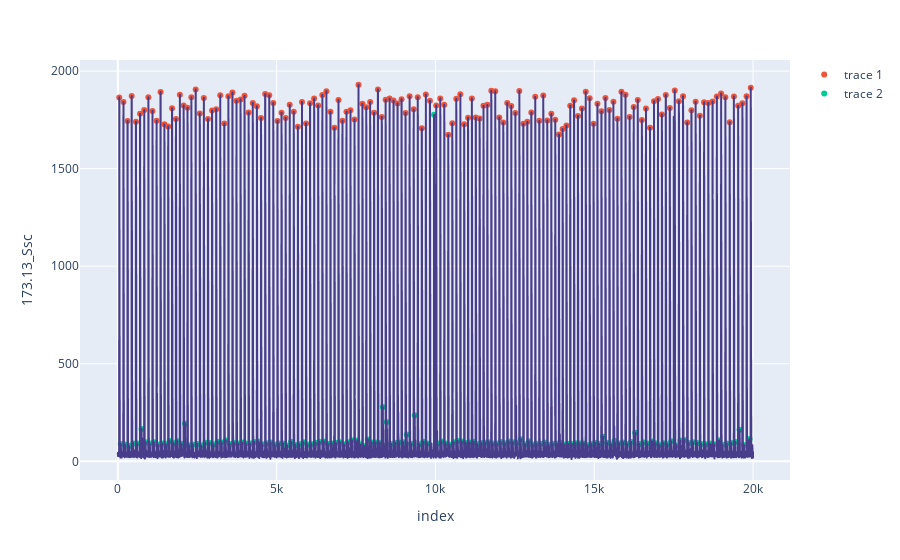

The notebook cell saved with this chart:
### Code cell
fig_lag = px.line(df, x='index', y = ssc_col)
fig_lag.update_traces(line_color = 'rgb(72,61,139)')
fig_lag.add_trace(go.Scatter(x = high_peaks, y = df[ssc_col].iloc[high_peaks], mode = 'markers'))
fig_lag.add_trace(go.Scatter(x = lagging_peaks, y = df[ssc_col].iloc[lagging_peaks], mode = 'markers'))
fig_lag.update_layout({
    "showlegend" : True
})
fig_lag.show()

### Figure 1 — Plotly figure (JSON) as saved in the notebook; plotly's stock layout.template omitted (floating-point values rounded to 4 significant figures; data arrays with more than 128 entries replaced by an {"elided": "..."} marker saying what was removed)
{"data": [{"hovertemplate": "index=%{x}<br>173.13_Ssc=%{y}<extra></extra>", "legendgroup": "", "line": {"color": "rgb(72,61,139)", "dash": "solid"}, "marker": {"symbol": "circle"}, "mode": "lines", "name": "", "showlegend": false, "type": "scattergl", "x": {"elided": "20000 int values"}, "xaxis": "x", "y": {"elided": "20000 int values"}, "yaxis": "y"}, {"mode": "markers", "type": "scatter", "x": {"elided": "157 int values"}, "y": {"elided": "157 int values"}}, {"mode": "markers", "type": "scatter", "x": {"elided": "156 int values"}, "y": {"elided": "156 int values"}}], "layout": {"legend": {"tracegroupgap": 0}, "margin": {"t": 60}, "showlegend": true, "xaxis": {"anchor": "y", "domain": [0, 1], "title": {"text": "index"}}, "yaxis": {"anchor": "x", "domain": [0, 1], "title": {"text": "173.13_Ssc"}}}}
